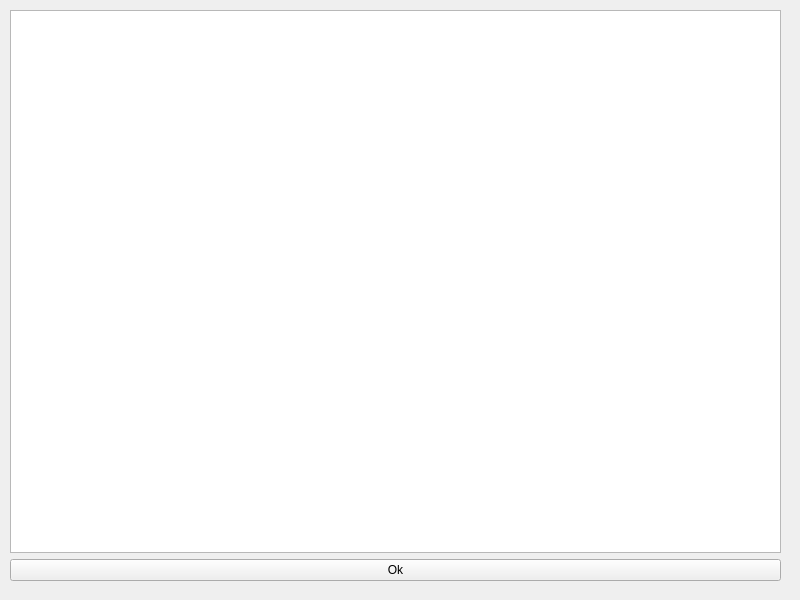
<?xml version="1.0" encoding="UTF-8"?>
<ui version="4.0">
 <class>CommonDialog</class>
 <widget class="QWidget" name="CommonDialog">
  <property name="geometry">
   <rect>
    <x>0</x>
    <y>0</y>
    <width>800</width>
    <height>600</height>
   </rect>
  </property>
  <property name="windowTitle">
   <string>Select cards</string>
  </property>
  <widget class="QWidget" name="verticalLayoutWidget">
   <property name="geometry">
    <rect>
     <x>10</x>
     <y>10</y>
     <width>771</width>
     <height>571</height>
    </rect>
   </property>
   <layout class="QVBoxLayout" name="verticalLayout">
    <item>
     <widget class="QGraphicsView" name="graphicsView"/>
    </item>
    <item>
     <layout class="QHBoxLayout" name="horizontalLayout">
      <item>
       <widget class="QPushButton" name="selectButton">
        <property name="text">
         <string>Ok</string>
        </property>
       </widget>
      </item>
     </layout>
    </item>
   </layout>
  </widget>
 </widget>
 <resources/>
 <connections/>
</ui>
